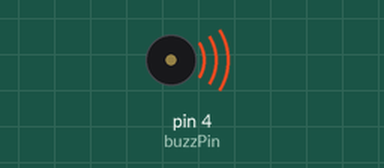
Bench run of a sketch on a simulated Arduino Uno, built with avr-gcc and run on an emulated ATmega328P. Parts: buzzer (waves = sounding).

Above: at 0.2 s.
At 4.7 s:
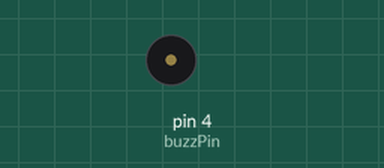
Timing chart, 0 to 5.2 s (numbered marks = the images above):
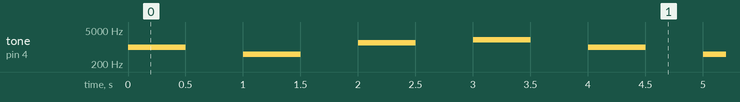

The sketch:

sketch_nov26a.ino
```cpp
int buzzPin = 4;

void setup() {

}

void loop() {
  tone(buzzPin, 1000, 500);
  delay(1000);
  tone(buzzPin, 500, 500);
  delay(1000);
  tone(buzzPin, 1500, 500);
  delay(1000);
  tone(buzzPin, 2000, 500);
  delay(1000);
//  noTone(buzzPin);
}
```

Measured:
- by itself, tone on pin 4 (buzzPin): repeats every 4.0 s: silent 0.50 s, 500 Hz 0.50 s, silent 0.50 s, 1500 Hz 0.50 s, silent 0.50 s, 2000 Hz 0.50 s, silent 0.50 s, 1000 Hz 0.50 s
